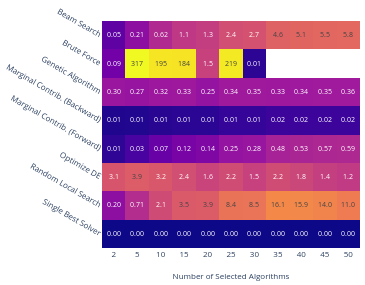

Notebook source saved alongside this figure:
### Code cell
fig.show()

### Figure 1 — Plotly figure (JSON) as saved in the notebook; plotly's stock layout.template omitted (floating-point values rounded to 4 significant figures)
{"data": [{"colorscale": [[0, "#0d0887"], [0.1111, "#46039f"], [0.2222, "#7201a8"], [0.3333, "#9c179e"], [0.4444, "#bd3786"], [0.5556, "#d8576b"], [0.6667, "#ed7953"], [0.7778, "#fb9f3a"], [0.8889, "#fdca26"], [1, "#f0f921"]], "hoverongaps": false, "showlegend": false, "showscale": false, "text": [["0.05", "0.21", "0.62", "1.1", "1.3", "2.4", "2.7", "4.6", "5.1", "5.5", "5.8"], ["0.09", "317", "195", "184", "1.5", "219", "0.01", "", "", "", ""], ["0.30", "0.27", "0.32", "0.33", "0.25", "0.34", "0.35", "0.33", "0.34", "0.35", "0.36"], ["0.01", "0.01", "0.01", "0.01", "0.01", "0.01", "0.01", "0.02", "0.02", "0.02", "0.02"], ["0.01", "0.03", "0.07", "0.12", "0.14", "0.25", "0.28", "0.48", "0.53", "0.57", "0.59"], ["3.1", "3.9", "3.2", "2.4", "1.6", "2.2", "1.5", "2.2", "1.8", "1.4", "1.2"], ["0.20", "0.71", "2.1", "3.5", "3.9", "8.4", "8.5", "16.1", "15.9", "14.0", "11.0"], ["0.00", "0.00", "0.00", "0.00", "0.00", "0.00", "0.00", "0.00", "0.00", "0.00", "0.00"]], "textfont": {"size": 7}, "texttemplate": "%{text}", "type": "heatmap", "x": ["2", "5", "10", "15", "20", "25", "30", "35", "40", "45", "50"], "xgap": 0, "y": ["Beam Search", "Brute Force", "Genetic Algorithm", "Marginal Contrib. (Backward)", "Marginal Contrib. (Forward)", "Optimize DE", "Random Local Search", "Single Best Solver"], "ygap": 0, "z": [[-1.207, -0.6675, -0.1984, 0.03074, 0.1196, 0.386, 0.4353, 0.661, 0.7096, 0.7433, 0.7648], [-0.9828, 2.501, 2.289, 2.266, 0.1916, 2.34, -1.699, NaN, NaN, NaN, NaN], [-0.5024, -0.5526, -0.4845, -0.4724, -0.5842, -0.4511, -0.4486, -0.4637, -0.4538, -0.441, -0.4342], [-1.813, -1.799, -1.739, -1.711, -1.714, -1.632, -1.634, -1.562, -1.557, -1.553, -1.554], [-1.691, -1.441, -1.097, -0.9025, -0.8278, -0.5785, -0.532, -0.3136, -0.2693, -0.2384, -0.2195], [0.4869, 0.5972, 0.5052, 0.3872, 0.2119, 0.3442, 0.1734, 0.3412, 0.2619, 0.1372, 0.0729], [-0.6697, -0.1444, 0.3289, 0.5484, 0.5866, 0.9226, 0.9293, 1.207, 1.202, 1.147, 1.04], [-1.975, -1.976, -1.976, -1.976, -1.976, -1.975, -1.974, -1.975, -1.974, -1.974, -1.975]], "zmax": 2.501, "zmin": -1.976}], "layout": {"font": {"size": 8}, "height": 285, "margin": {"b": 5, "l": 5, "r": 5, "t": 5}, "plot_bgcolor": "white", "width": 365, "xaxis": {"tickfont": {"size": 8}, "tickmode": "array", "ticktext": ["2", "5", "10", "15", "20", "25", "30", "35", "40", "45", "50"], "tickvals": ["2", "5", "10", "15", "20", "25", "30", "35", "40", "45", "50"], "title": {"font": {"size": 8}, "text": "Number of Selected Algorithms"}}, "yaxis": {"autorange": "reversed", "tickangle": 30, "tickfont": {"size": 8}, "tickmode": "array", "ticktext": ["Beam Search", "Brute Force", "Genetic Algorithm", "Marginal Contrib. (Backward)", "Marginal Contrib. (Forward)", "Optimize DE", "Random Local Search", "Single Best Solver"], "tickvals": [0, 1, 2, 3, 4, 5, 6, 7], "title": {}}}}
